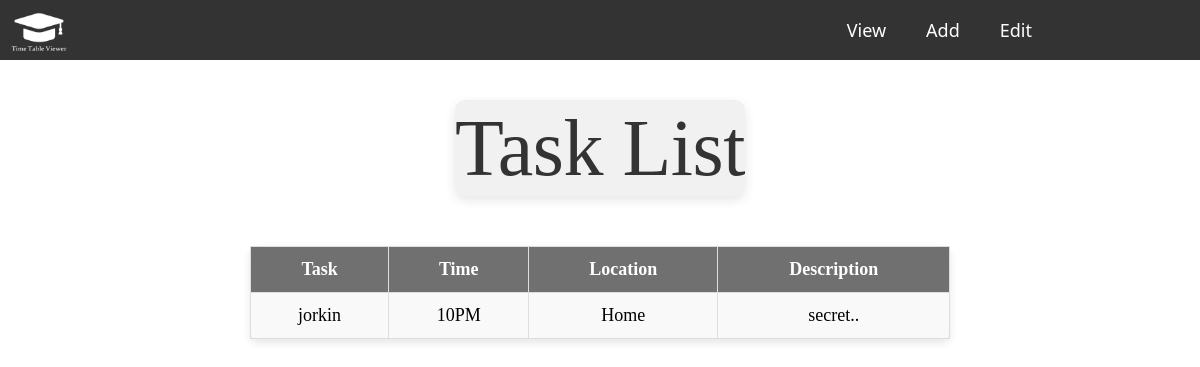
The app's page /, older data.
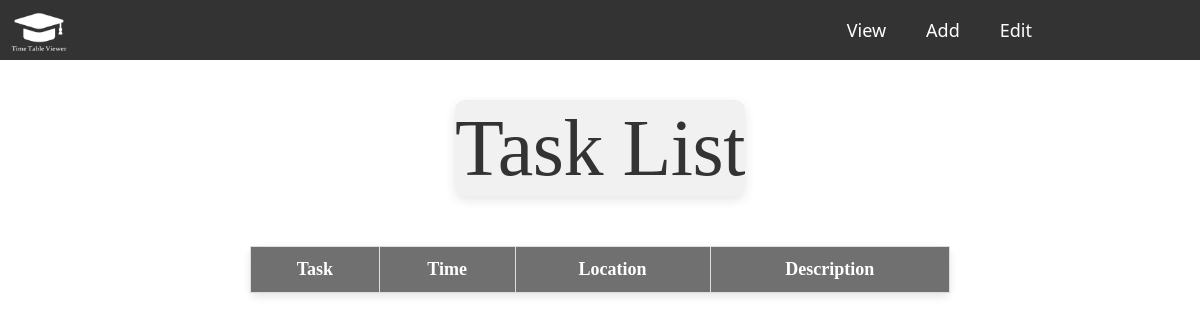
The same page, newer data.
### tables this page shows
CREATE TABLE "day" (
	"task"	TEXT NOT NULL,
	"time"	TEXT NOT NULL,
	"location"	TEXT NOT NULL,
	"description"	TEXT NOT NULL,
	"id"	INTEGER NOT NULL,
	PRIMARY KEY("id" AUTOINCREMENT)
);

### app.py (the view, shortened to what this page needs)
@app.route('/')
def index():
    conn = get_db_connection()
    day_tasks = conn.execute('SELECT * FROM day').fetchall()
    conn.close()
    return render_template("index.html", day=day_tasks)

### app.py (called while the page is built)
def get_db_connection():
    conn = sqlite3.connect('TimeTable.db')
    conn.row_factory = sqlite3.Row
    return conn

### templates/index.html (shortened to what this page needs)
<!DOCTYPE html>
<html>
<head>
    <link rel="stylesheet" href="{{ url_for('static', filename='style.css') }}">
</head>
<body>
    <ul id="navbar">
        <li class="navitem"><img src="{{ url_for('static', filename='logo.png') }}" alt="Logo" class="logo"></li>
        <li class="navitem"><a href="{{ url_for('index') }}">View</a></li>
        <li class="navitem"><a href="{{ url_for('add_timetable') }}">Add</a></li>
        <li class="navitem"><a href="{{ url_for('view_timetable') }}">Edit</a></li>
        <form class="search_button" action="action_page.php">
          </form>
    </ul>
    {% block body %}
    <div class="form-container">
        <h2 class="cleanheader">Task List</h2>
        <table id="viewtask">
            <thead>
                <tr>
                    <th>Task</th>
                    <th>Time</th>
                    <th>Location</th>
                    <th>Description</th>
                </tr>
            </thead>
            <tbody>
                {% for day in day %}
                <tr>
                    <td>{{ day.task }}</td>
                    <td>{{ day.time }}</td>
                    <td>{{ day.location }}</td>
                    <td>{{ day.description }}</td>
                </tr>
                {% endfor %}
            </tbody>
        </table>
    </div>
    {% endblock %}
</body>
</html>

### static/style.css (style rules this page uses)
* { margin: 0; border: 0; padding: 0; }
#navbar { margin: 0 auto; border: 0; padding: 0; color: aliceblue; font-family: "Merriweather-Regular", Helvetica, sans-serif; list-style-type: none; overflow: hidden; background-color: #333; height: 60px; justify-content: center; }
.navitem { float: left; height: 60px; display: flex; align-items: center; }
.navitem a { display: block; text-align: center; padding: 15px 20px; text-decoration: none; font-family: 'Segoe UI', Tahoma, Geneva, Verdana, sans-serif; color: white; font-size: 18px; }
.logo { margin-top: 5px ; height: 50px; margin-right: 750px; float: left; }
.cleanheader { margin: 0 auto; margin-top: 40px; display: block; width: fit-content; color: #333; text-align: center; font-family: "Jacques Francois", serif; font-size: 80px; font-weight: 400; line-height: 1.2; justify-content: center; letter-spacing: -0.5px; background-color: #f1f1f1; border-radius: 10px; box-shadow: 0px 4px 12px rgba(0, 0, 0, 0.1); }
#viewtask { font-size: 18px; margin: 0 auto; margin-top: 50px; padding: 10px; background-color: #f9f9f9; border-collapse: collapse; width: 80%; max-width: 700px; box-shadow: 0px 4px 8px rgba(0, 0, 0, 0.1); border-radius: 8px; }
#viewtask th, #viewtask td { padding: 12px; text-align: center; border: 1px solid #ddd; }
#viewtask th { background-color: #707070; color: white; font-weight: bold; }
form.search_button { color: rgb(255, 255, 255); border: none; border-radius: 5px; padding: 10px 20px; font-size: 16px; cursor: pointer; transition: background-color 0.3s; }

Row changes from the older to the newer data that the page shows:
removed day: task "jorkin", time "10PM", location "Home", description "secret.."
